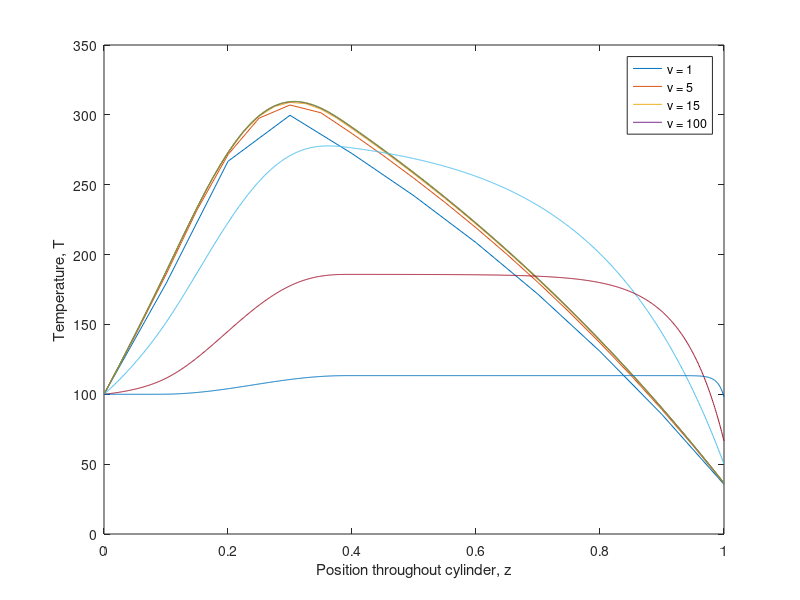

Write MATLAB code to recreate this figure.
%%% Part 1 of CE2. David Ahnlund and Emil Gestsson
clear, clc;
%Coefficients
a = 0.1; b = 0.4; Q0 = 7000; alpha0 = 50; Tout = 25; T0 = 100;

%% A

v = 1;
N_list = [10 20 40 80 160 320 640 1280 1280*2 1280*4];

saved_T = zeros(length(N_list),1);

for i = 1:length(N_list)

N = N_list(i);
h = 1/N;

z = 0:h:1;


D1 = (-1/h^2 - v/(2*h)) * ones(N-2,1);
D2 = (2/h^2) * ones(N-1,1);
D3 = (v/(2*h)-1/h^2) * ones(N-2,1);
A = diag(D1, -1) + diag(D2, 0) + diag(D3, 1);

Q_func = @(z) Q0 * sin((z-a)*pi / (b-a)) .* (a<=z).*(z<=b);
f = Q_func(z(2:end-1))';

% For the boundary T(0)
%--------------------------------|
f(1) = f(1) - (-1/h^2 - v/(2*h))*T0;
%--------------------------------|

% For the boundary T(1):
%--------------------------------|
alpha = @(v) sqrt(v^2/4 + alpha0^2) - v/2;

theta = (v/(2*h) - 1/h^2) / (3/(2*h)+alpha(v));

A(end,end-1) = (-1/h^2 - v/(2*h)-theta/(2*h));
A(end,end) = (2/h^2 + 4/(2*h)*theta);
f(end) = f(end) - theta * alpha(v)*Tout;
%--------------------------------|

T = A\f;
T_N = 1/(3/(2*h)+alpha(v)) * (2*T(end)/h-T(end-1)/(2*h)+alpha(v)*Tout);
T = [T0; T; T_N];

saved_T(i) = T(z==0.5);
if ismember(N, [10 20 40 80])
    plot(z,T)
    hold on
end

if ismember(N, [80 160 320])
    fprintf("T(z = 0.5) = %.3f, for N = %.0f\n", T(z == 0.5), N)
end
end

for i = 2:length(N_list)-1
    fprintf("&(%.0f,%.0f)", N_list(i), 2*N_list(i))
end
fprintf("\n")

xlabel("Position throughout cylinder, z")
ylabel("Temperature, T")
legend("N = 10","N = 20","N = 40","N = 80")

% Check convergence rate (should be 2)
d = abs(diff(saved_T));
approxconv = abs(diff(log2(d)));

%Create table
fprintf("\n\n\n")
disp("Convergence rate analysis:")
for i = 2:length(N_list)-1
    fprintf("$(%.0f,%.0f)$&",N_list(i),N_list(i+1))
end
fprintf("\n")

for i = 1:length(approxconv)
    fprintf("$%.05f$&",approxconv(i))

end
fprintf("\n\n\n")

%% Part B


v_list = [1 5 15 100];
N = 1000;
h = 1/N;

for i = 1:length(v_list)

z = 0:h:1;

v = v_list(i);

D1 = (-1/h^2 - v/(2*h)) * ones(N-2,1);
D2 = (2/h^2) * ones(N-1,1);
D3 = (v/(2*h)-1/h^2) * ones(N-2,1);
A = diag(D1, -1) + diag(D2, 0) + diag(D3, 1);

Q_func = @(z) Q0 * sin((z-a)*pi / (b-a)) .* (a<=z).*(z<=b);
f = Q_func(z(2:end-1))';

% For the boundary T(0)
%--------------------------------|
f(1) = f(1) - (-1/h^2 - v/(2*h))*T0;
%--------------------------------|

% For the boundary T(1):
%--------------------------------|
alpha = @(v) sqrt(v^2/4 + alpha0^2) - v/2;

theta = (v/(2*h) - 1/h^2) / (3/(2*h)+alpha(v));

A(end,end-1) = (-1/h^2 - v/(2*h)-theta/(2*h));
A(end,end) = (2/h^2 + 4/(2*h)*theta);
f(end) = f(end) - theta * alpha(v)*Tout;
%--------------------------------|

T = A\f;
T_N = 1/(3/(2*h)+alpha(v)) * (2*T(end)/h-T(end-1)/(2*h)+alpha(v)*Tout);
T = [T0; T; T_N];

fprintf("T(z = 0.5) = %.3f, for v = %.0f\n", T(z == 0.5), v)

plot(z,T)
hold on

xlabel("Position throughout cylinder, z")
ylabel("Temperature, T")
legend("v = 1","v = 5","v = 15","v = 100")

end
